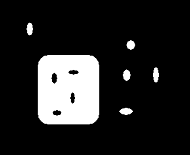
#> input picture exp3/1.png, 190 x 155 px
$ python exp3s1.py   (older library calls are emulated)
#> lines starting #> are read from the running program, lines starting #| are printed output that depends on the picture; after the words box and inside, x2 and y2 are one past the last pixel; in counts of white or black regions, pixels touching at a corner belong together
### exp3/Morphology.py
import numpy as np

def BGR2GRAY(img:np.array):
    b = img[:,:,0].copy()
    g = img[:,:,1].copy()
    r = img[:,:,2].copy()

    out = 0.2126*r+0.7152*g+0.0722*b
    out = out.astype(np.uint8)

    return out

def otsu_binarization(img:np.array, th:int = 128):
    H, W = img.shape
    out = img.copy()

    max_sigma = 0
    max_t = 0

    for _t in range(1, 255):
        v0 = out[np.where(out < _t)]
        m0 = np.mean(v0) if len(v0) > 0 else 0.
        w0 = len(v0) / (H * W)
        v1 = out[np.where(out >= _t)]
        m1 = np.mean(v1) if len(v1) > 0 else 0.
        w1 = len(v1) / (H * W)
        sigma = w0 * w1 *((m0 - m1) ** 2)
        if sigma > max_sigma:
            max_sigma = sigma
            max_t = _t

    print("Thresold >>", max_t)
    th = max_t
    out[out < th] = 0
    out[out >= th] = 255
    return out

def Dilate(img:np.array, Dil_time:int = 1):
    H, W = img.shape
    MF = np.array(((0, 1, 0),
                    (1, 0, 1),
                    (0, 1, 0)), np.int)

    out = img.copy()
    for i in range(Dil_time):
        tmp = np.pad(out, (1, 1), 'edge')
        for y in range(1, H):
            for x in range(1, W):
                if np.sum(MF * tmp[y-1:y+2, x-1:x+2]) >= 255:
                    out[y, x] = 255

    return out

def Erode(img:np.array, Erode_time:int=1):
    H, W = img.shape
    out = img.copy()

    MF = np.array(((0, 1, 0),
                    (1, 0, 1),
                    (0, 1, 0)), np.int)

    for i in range(Erode_time):
        tmp = np.pad(out, (1, 1), 'edge')
        for y in range(1, H):
            for x in range(1, W):
                if(np.sum(MF * tmp[y-1:y+2, x-1:x+2])) < 255 * 4:
                    out[y, x] = 0

    return out

# [11 lines left out: functions Closing, Opening, not called in this run]

### exp3/exp3s1.py
import cv2
import numpy as np
import matplotlib.pyplot as plt
import Morphology as mor

img_dilate = cv2.imread("1.png").astype(np.float32)
#> img_dilate: shape (155, 190, 3) float32; min 0, max 255, mean 37.4
img_erode = cv2.imread("2.png").astype(np.float32)
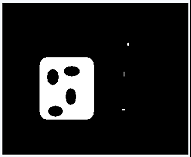
#> input picture exp3/2.png, 191 x 157 px

gray_dilate = mor.BGR2GRAY(img_dilate)
gray_erode = mor.BGR2GRAY(img_erode)

otsu_dilate = mor.otsu_binarization(gray_dilate)
#> the loop in otsu_binarization, `for _t in range(1, 255):` made 254 passes
#> (m0, w0, m1, w1, sigma, max_sigma) on passes 1, 2, 3, 4, 6, 7, 8, 9, 12, 13, 16, 18: (0, 0.845, 241.9, 0.155, 7646.2, 7646.2), (4.02e-05, 0.845, 241.9, 0.155, 7648.2, 7648.2), (0.000281, 0.846, 242.1, 0.154, 7654.1, 7654.1), (0.000402, 0.846, 242.2, 0.154, 7656, 7656), (0.000602, 0.846, 242.2, 0.154, 7657.9, 7657.9), (0.00132, 0.846, 242.4, 0.154, 7663.6, 7663.6), (0.00161, 0.846, 242.4, 0.154, 7665.5, 7665.5), (0.00193, 0.846, 242.5, 0.154, 7667.3, 7667.3), (0.00281, 0.846, 242.6, 0.154, 7671, 7671), (0.00329, 0.846, 242.6, 0.154, 7672.8, 7672.8), (0.0045, 0.846, 242.7, 0.154, 7676.3, 7676.3), (0.00518, 0.846, 242.8, 0.154, 7678, 7678)
#> (m0, w0, m1, w1, sigma) on passes 5, 10, 11, 14, 15, 17: (0.000402, 0.846, 242.2, 0.154, 7656), (0.00193, 0.846, 242.5, 0.154, 7667.3), (0.00193, 0.846, 242.5, 0.154, 7667.3), (0.00329, 0.846, 242.6, 0.154, 7672.8), (0.00329, 0.846, 242.6, 0.154, 7672.8), (0.0045, 0.846, 242.7, 0.154, 7676.3)
#> after the loop in otsu_binarization, `for _t in range(1, 255):`: max_sigma = 7939.7; max_t = 123
#| Thresold >> 123
#> in otsu_binarization, `out[out < th] = 0`:
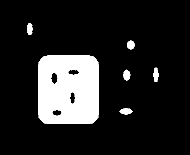
#> out: shape (155, 190); min 0, max 255, mean 36.9
otsu_erode = mor.otsu_binarization(gray_erode)
#> call 2 of otsu_binarization, with th = 128
#> the loop in otsu_binarization (call 2), `for _t in range(1, 255):` made 254 passes
#> (m0, w0, m1, w1, sigma, max_sigma) on passes 1, 3, 4, 5, 7, 8, 9, 10, 11, 13, 16, 17: (0, 0.836, 229.3, 0.164, 7207.3, 7207.3), (7.98e-05, 0.836, 229.4, 0.164, 7209, 7209), (0.000199, 0.836, 229.4, 0.164, 7210.7, 7210.7), (0.000518, 0.836, 229.5, 0.164, 7214.1, 7214.1), (0.000997, 0.836, 229.6, 0.164, 7217.5, 7217.5), (0.00128, 0.836, 229.7, 0.164, 7219.1, 7219.1), (0.00191, 0.836, 229.7, 0.164, 7222.4, 7222.4), (0.0191, 0.838, 231.9, 0.162, 7301, 7301), (0.0195, 0.838, 232, 0.162, 7302.7, 7302.7), (0.0214, 0.838, 232.2, 0.162, 7309.1, 7309.1), (0.0226, 0.838, 232.2, 0.162, 7312.2, 7312.2), (0.0232, 0.838, 232.3, 0.162, 7313.8, 7313.8)
#> (m0, w0, m1, w1, sigma) on passes 2, 6, 12, 14, 15, 18: (0, 0.836, 229.3, 0.164, 7207.3), (0.000518, 0.836, 229.5, 0.164, 7214.1), (0.0195, 0.838, 232, 0.162, 7302.7), (0.0214, 0.838, 232.2, 0.162, 7309.1), (0.0214, 0.838, 232.2, 0.162, 7309.1), (0.0232, 0.838, 232.3, 0.162, 7313.8)
#| Thresold >> 124
#> in otsu_binarization (call 2), `out[out >= th] = 255`:
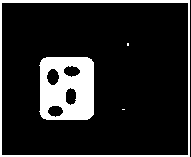
#> out: shape (157, 191); 14.6% white; 4 white regions (2 under 20 px), largest, box (x1, y1, x2, y2) and area: (39, 57, 94, 120) 2819, (0, 0, 190, 157) 1558

result_dilate = mor.Dilate(otsu_dilate)
#> after the loop in Dilate, `for i in range(Dil_time):`:
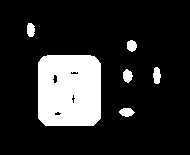
#> out: shape (155, 190); 16.3% white; 6 white regions, box (x1, y1, x2, y2) and area: (38, 55, 101, 126) 4299, (153, 67, 161, 84) 105, (119, 108, 135, 117) 103, (123, 69, 133, 83) 100, (27, 23, 35, 37) 94, (127, 40, 137, 52) 93
result_erode = mor.Erode(otsu_erode)
#> the loop in Erode, `for i in range(Erode_time):` made 1 pass
#> pass 1, in Erode, `tmp = np.pad(out, (1, 1), 'edge')`:
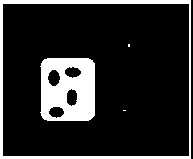
#> tmp: shape (159, 193); 16% white; 4 white regions (2 under 20 px), largest, box (x1, y1, x2, y2) and area: (40, 58, 95, 121) 2819, (0, 0, 191, 159) 2097
#> after the loop in Erode, `for i in range(Erode_time):`:
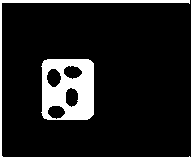
#> out: shape (157, 191); 11% white; 3 white regions (1 under 20 px), largest, box (x1, y1, x2, y2) and area: (41, 59, 94, 120) 2424, (0, 0, 190, 157) 880

cv2.imshow("Before Dilate", img_dilate)
cv2.imshow("After Dilate", result_dilate)
cv2.imshow("Before Erode", img_erode)
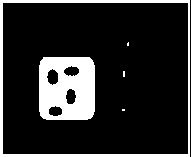
#> window 'Before Erode': shape (157, 191, 3); 16.4% white; 5 white regions (3 under 20 px), largest, box (x1, y1, x2, y2) and area: (39, 57, 95, 120) 2995, (0, 0, 190, 157) 1895
cv2.imshow("After Erode", result_erode)

cv2.waitKey(0)
cv2.destroyAllWindows()
